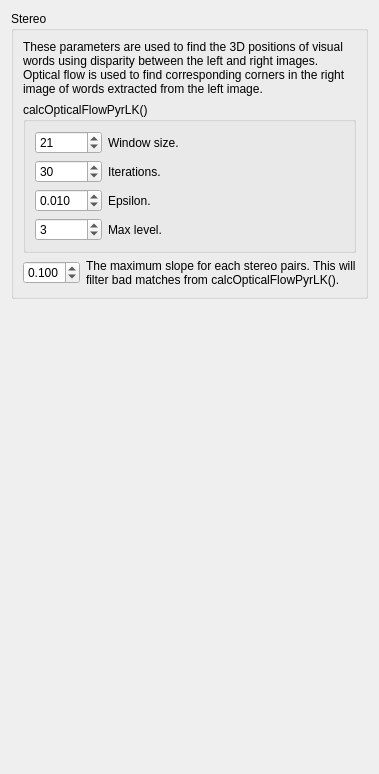
               <widget class="QWidget" name="page_29">
                <layout class="QVBoxLayout" name="verticalLayout_57">
                 <item>
                  <widget class="QGroupBox" name="groupBox_stereo2">
                   <property name="title">
                    <string>Stereo</string>
                   </property>
                   <layout class="QVBoxLayout" name="verticalLayout_56">
                    <item>
                     <widget class="QLabel" name="label_187">
                      <property name="text">
                       <string>These parameters are used to find the 3D positions of visual words using disparity between the left and right images. Optical flow is used to find corresponding corners in the right image of words extracted from the left image.</string>
                      </property>
                      <property name="wordWrap">
                       <bool>true</bool>
                      </property>
                     </widget>
                    </item>
                    <item>
                     <widget class="QGroupBox" name="groupBox_10">
                      <property name="title">
                       <string>calcOpticalFlowPyrLK()</string>
                      </property>
                      <layout class="QGridLayout" name="gridLayout_33" columnstretch="0,1">
                       <item row="0" column="0">
                        <widget class="QSpinBox" name="stereo_flow_winSize">
                         <property name="minimum">
                          <number>1</number>
                         </property>
                         <property name="maximum">
                          <number>999999</number>
                         </property>
                         <property name="singleStep">
                          <number>1</number>
                         </property>
                         <property name="value">
                          <number>21</number>
                         </property>
                        </widget>
                       </item>
                       <item row="0" column="1">
                        <widget class="QLabel" name="label_205">
                         <property name="text">
                          <string>Window size.</string>
                         </property>
                         <property name="wordWrap">
                          <bool>true</bool>
                         </property>
                        </widget>
                       </item>
                       <item row="1" column="0">
                        <widget class="QSpinBox" name="stereo_flow_iterations">
                         <property name="minimum">
                          <number>1</number>
                         </property>
                         <property name="maximum">
                          <number>999999</number>
                         </property>
                         <property name="singleStep">
                          <number>1</number>
                         </property>
                         <property name="value">
                          <number>30</number>
                         </property>
                        </widget>
                       </item>
                       <item row="1" column="1">
                        <widget class="QLabel" name="label_206">
                         <property name="text">
                          <string>Iterations.</string>
                         </property>
                         <property name="wordWrap">
                          <bool>true</bool>
                         </property>
                        </widget>
                       </item>
                       <item row="2" column="0">
                        <widget class="QDoubleSpinBox" name="stereo_flow_eps">
                         <property name="decimals">
                          <number>3</number>
                         </property>
                         <property name="minimum">
                          <double>0.001000000000000</double>
                         </property>
                         <property name="maximum">
                          <double>0.100000000000000</double>
                         </property>
                         <property name="singleStep">
                          <double>0.010000000000000</double>
                         </property>
                         <property name="value">
                          <double>0.010000000000000</double>
                         </property>
                        </widget>
                       </item>
                       <item row="2" column="1">
                        <widget class="QLabel" name="label_207">
                         <property name="text">
                          <string>Epsilon.</string>
                         </property>
                         <property name="wordWrap">
                          <bool>true</bool>
                         </property>
                        </widget>
                       </item>
                       <item row="3" column="1">
                        <widget class="QLabel" name="label_208">
                         <property name="text">
                          <string>Max level.</string>
                         </property>
                         <property name="wordWrap">
                          <bool>true</bool>
                         </property>
                        </widget>
                       </item>
                       <item row="3" column="0">
                        <widget class="QSpinBox" name="stereo_flow_maxLevel">
                         <property name="minimum">
                          <number>0</number>
                         </property>
                         <property name="maximum">
                          <number>999999</number>
                         </property>
                         <property name="singleStep">
                          <number>1</number>
                         </property>
                         <property name="value">
                          <number>3</number>
                         </property>
                        </widget>
                       </item>
                      </layout>
                     </widget>
                    </item>
                    <item>
                     <layout class="QGridLayout" name="gridLayout_35" columnstretch="0,1">
                      <item row="0" column="0">
                       <widget class="QDoubleSpinBox" name="stereo_maxSlope">
                        <property name="decimals">
                         <number>3</number>
                        </property>
                        <property name="minimum">
                         <double>0.001000000000000</double>
                        </property>
                        <property name="maximum">
                         <double>1.000000000000000</double>
                        </property>
                        <property name="singleStep">
                         <double>0.010000000000000</double>
                        </property>
                        <property name="value">
                         <double>0.100000000000000</double>
                        </property>
                       </widget>
                      </item>
                      <item row="0" column="1">
                       <widget class="QLabel" name="label_215">
                        <property name="text">
                         <string>The maximum slope for each stereo pairs. This will filter bad matches from calcOpticalFlowPyrLK().</string>
                        </property>
                        <property name="wordWrap">
                         <bool>true</bool>
                        </property>
                       </widget>
                      </item>
                     </layout>
                    </item>
                   </layout>
                  </widget>
                 </item>
                 <item>
                  <spacer name="verticalSpacer_29">
                   <property name="orientation">
                    <enum>Qt::Vertical</enum>
                   </property>
                   <property name="sizeHint" stdset="0">
                    <size>
                     <width>20</width>
                     <height>464</height>
                    </size>
                   </property>
                  </spacer>
                 </item>
                </layout>
               </widget>
